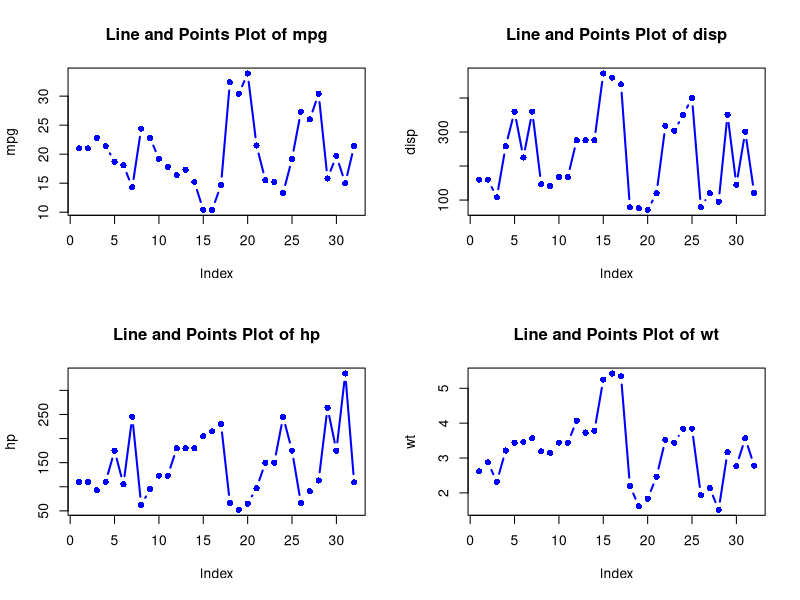
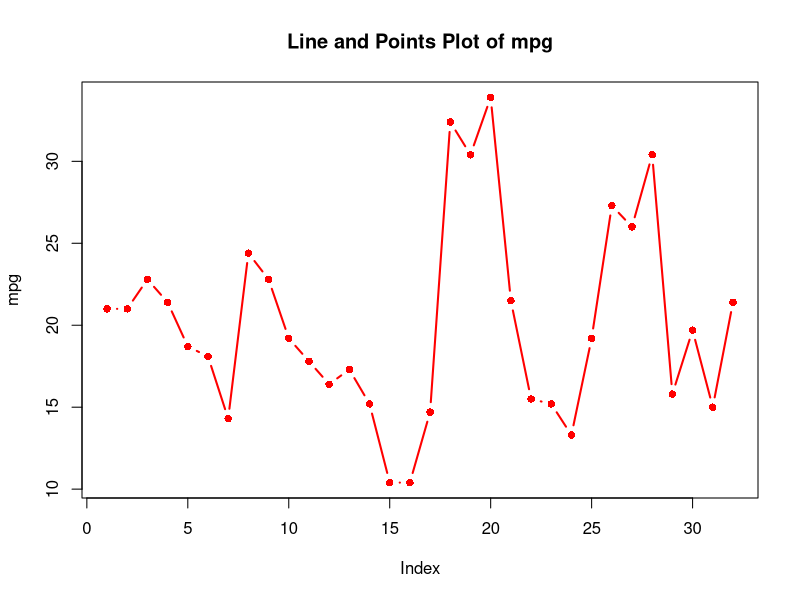
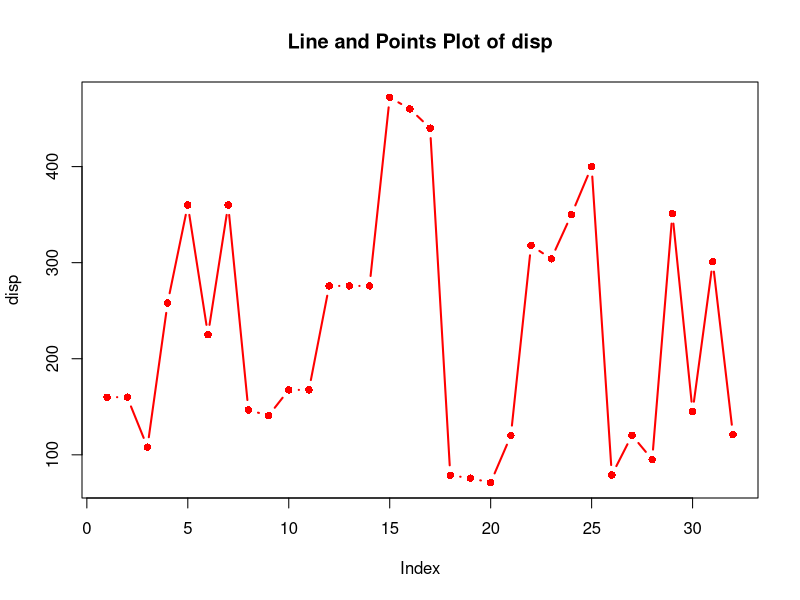
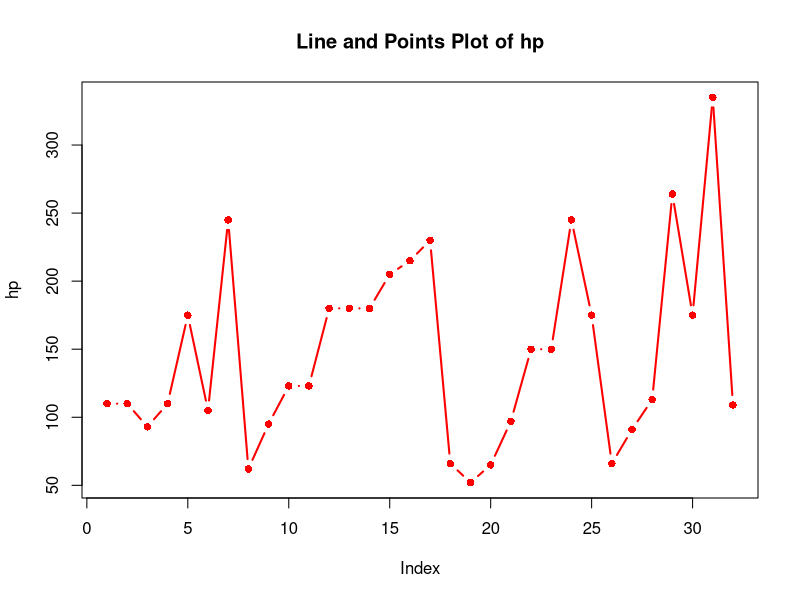
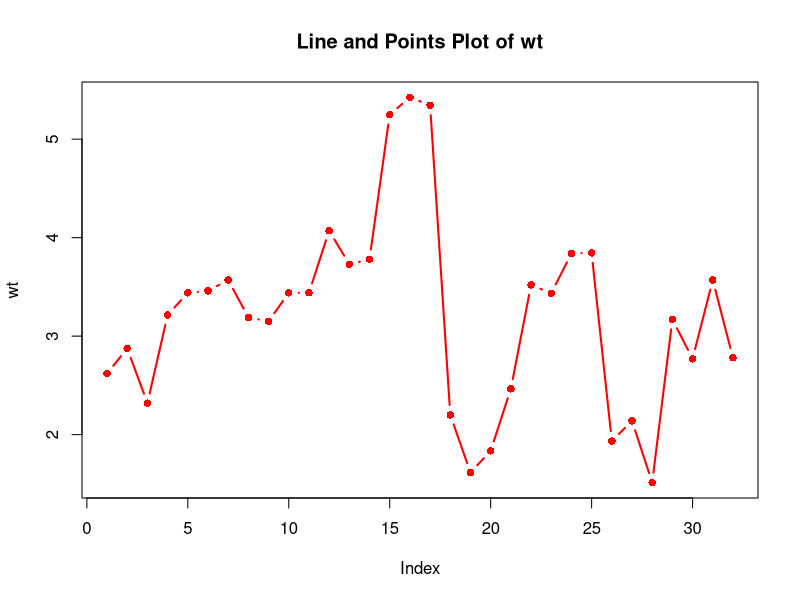

Source code (R) for these figures, in order:
# Load the mtcars dataset
data(mtcars)

# Select four different continuous variables from the mtcars dataset
selected_vars <- c("mpg", "disp", "hp", "wt")

# Plot with lines and points for different variables with different colors
par(mfrow = c(2, 2))  # Set up a 2x2 grid for subplots
for (var in selected_vars) {
  plot(mtcars[, var], type = "b", pch = 16, col = "blue", lwd = 2,
       main = paste("Line and Points Plot of", var),
       xlab = "Index", ylab = var)
}

# Choose one variable from each and highlight it with different color
highlight_vars <- c("mpg", "disp", "hp", "wt")

par(mfrow = c(1, 1))  # Reset the plotting layout to a single plot
for (i in seq_along(selected_vars)) {
  var <- selected_vars[i]
  highlight_var <- highlight_vars[i]
  plot(mtcars[, var], type = "b", pch = 16, col = ifelse(var == highlight_var, "red", "blue"),
       lwd = ifelse(var == highlight_var, 2, 1),
       main = paste("Line and Points Plot of", var),
       xlab = "Index", ylab = var)
}
